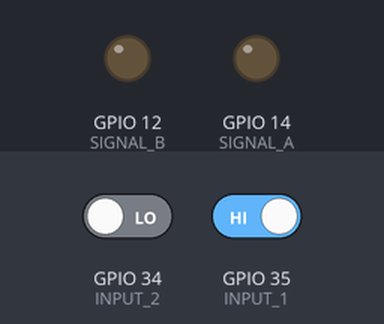
A sketch run on a simulated ESP32. On the bench: output pins drawn as LEDs (lit = HIGH). The inputs (shaded band) are chosen by the test bench; at power-on: GPIO 35 (INPUT_1) HIGH, GPIO 34 (INPUT_2) LOW.

Above: at 2.8 s.
2.9 s: GPIO 35 (INPUT_1) driven LOW
At 9.1 s:
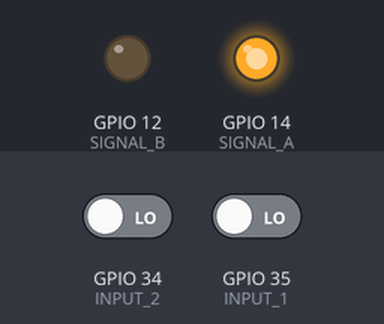
Timing chart, 0 to 13.0 s (numbered marks = the images above; inputs shaded):
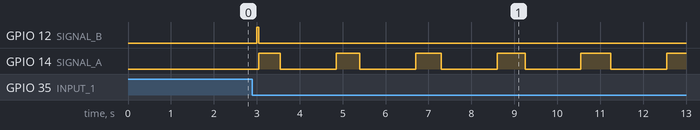

Measured:
- after the input at 2.9 s, GPIO 12 (SIGNAL_B): LOW → HIGH after 0.10 s, → LOW 0.05 s later; GPIO 14 (SIGNAL_A): LOW → HIGH after 0.15 s, then repeats every 1.9 s: LOW 1.3 s, HIGH 0.55 s

The sketch:

verify_assignment1.ino
```cpp
/*
First assignement embedded software

Name : EMONOT--DE CAROLIS Evrard
ID : H00385163

*/

// defining constant for the INPUT and OUTPUT of the ESP32
#define SIGNAL_A 14
#define SIGNAL_B 12
#define INPUT_1 35
#define INPUT_2 34

// defining the period calculated with my name
int input_1_Btn = 0;
int input_2_Btn = 0;
int const B = 50*1000;
int const b = 1300*1000;
int const d = 6500*1000;
int a = 500*1000;
int i = 0;

// the setup function runs once we boot the board
void setup() {
  // initialize digital pins as inputs and outputs
  pinMode(SIGNAL_A, OUTPUT);
  pinMode(SIGNAL_B, OUTPUT);
  pinMode(INPUT_1, INPUT);
  pinMode(INPUT_2, INPUT);
}

// the loop function acts like a while true, that runs while the ESP32 is power
void loop() {

  //turning the LED off
  digitalWrite(SIGNAL_B, LOW);
  digitalWrite(SIGNAL_A, LOW);

  //read the buttons
  input_1_Btn = digitalRead(INPUT_1);
  input_2_Btn = digitalRead(INPUT_2);

  //4 conditions to verify the states of the buttons as there are pressed or not
  // if both button are not pressed, we run in normal mode

  if(input_1_Btn == LOW and input_2_Btn == LOW)
  {
    //we apply the bliking of the LEDS as requested in the assignement
    digitalWrite(SIGNAL_B, HIGH);
    delayMicroseconds(B);
    digitalWrite(SIGNAL_B, LOW);

    //we have 16 blink with a period increment between each blink
    for(i=0;i<16;i++){
      digitalWrite(SIGNAL_A, HIGH);
      delayMicroseconds(a);
      digitalWrite(SIGNAL_A, LOW);
      a += 50000;
      delayMicroseconds(b);
    }
    delayMicroseconds(d);
    digitalWrite(SIGNAL_B, LOW);
    a = 500*1000;
  }

  // if only the second button is pressed, we run in the second mode
  else if(input_2_Btn == HIGH and input_1_Btn == LOW)
  {
    //we apply the bliking of the LEDS as requested in the assignement
    digitalWrite(SIGNAL_B, HIGH);
    delayMicroseconds(B);
    digitalWrite(SIGNAL_B, LOW);

    //we have 13 blinks with "a" period increment between each blink
    for(i=0;i<13;i++){
      digitalWrite(SIGNAL_A, HIGH);
      delayMicroseconds(a);
      digitalWrite(SIGNAL_A, LOW);
      a += 50000;
      delayMicroseconds(b);
    }
    delayMicroseconds(d);
    digitalWrite(SIGNAL_A, LOW);
    digitalWrite(SIGNAL_B, LOW);
    a = 500*1000; //reset a to the normal period
  }

  //on all the other cases, we just turns the LEDS off

  else if(input_2_Btn == HIGH and input_1_Btn == HIGH)
  {
    digitalWrite(SIGNAL_B, LOW);   // turn the LED on (HIGH is the voltage level)
    digitalWrite(SIGNAL_A, LOW);
    delay(5);
  }

  else if(input_2_Btn == LOW and input_1_Btn == HIGH)
  {
    digitalWrite(SIGNAL_B, LOW);   // turn the LED on (HIGH is the voltage level)
    digitalWrite(SIGNAL_A, LOW);
    delay(1000);
  }

  else
  {
    digitalWrite(SIGNAL_B, LOW);    // turn the LED off by making the voltage LOW
    digitalWrite(SIGNAL_A, LOW);
    delay(1000);
  }

}
//END
```
